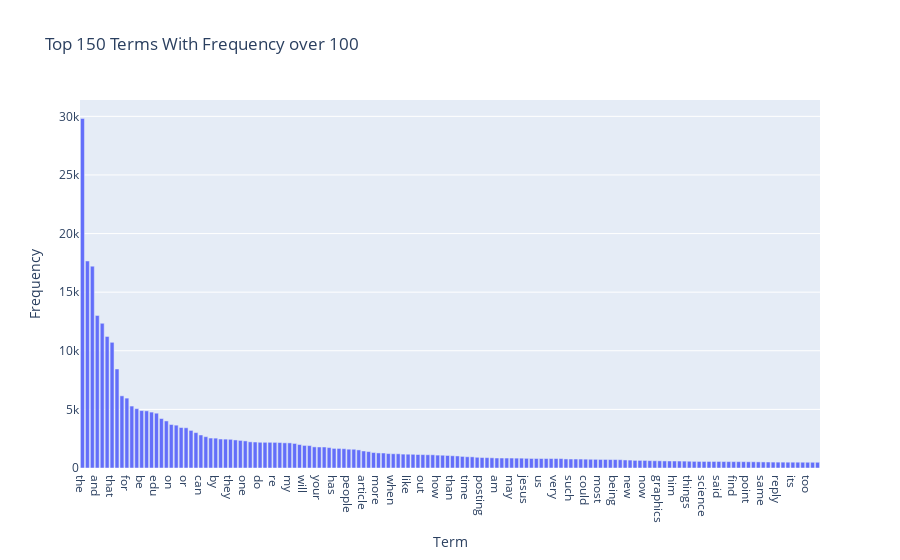

The notebook cell saved with this chart:
### Markdown cell above
##### Exercise 15 (take home):

Additionally, you can attempt to sort the terms on the x-axis by frequency instead of in alphabetical order. This way the visualization is more meaninfgul and you will be able to observe the so called long tail (get familiar with this term since it will appear a lot in data mining and other statistics courses). see picture below

### Code cell
# Answer here

threshold = 100
df_filtered = df[df['Frequency'] > threshold]

# Sort the terms by frequency
freq_filtered_sorted = df_filtered.sort_values(by='Frequency', ascending=False)
freq_filtered_sorted.reset_index(drop=True, inplace=True)

# Limit to top 150 terms
N = 150
top_terms = freq_filtered_sorted.iloc[:N]

fig = go.Figure(data=[go.Bar(x=top_terms['Term'], y=top_terms['Frequency'])])
fig.update_layout(
    title=f'Top {N} Terms With Frequency over {threshold}',
    xaxis=dict(title='Term'),
    yaxis=dict(title='Frequency'),
)

### Figure 1 — Plotly figure (JSON) as saved in the notebook; plotly's stock layout.template omitted (floating-point values rounded to 4 significant figures; data arrays with more than 128 entries replaced by an {"elided": "..."} marker saying what was removed)
{"data": [{"type": "bar", "x": {"elided": "150 str values"}, "y": {"elided": "150 int values"}}], "layout": {"title": {"text": "Top 150 Terms With Frequency over 100"}, "xaxis": {"title": {"text": "Term"}}, "yaxis": {"title": {"text": "Frequency"}}}}
